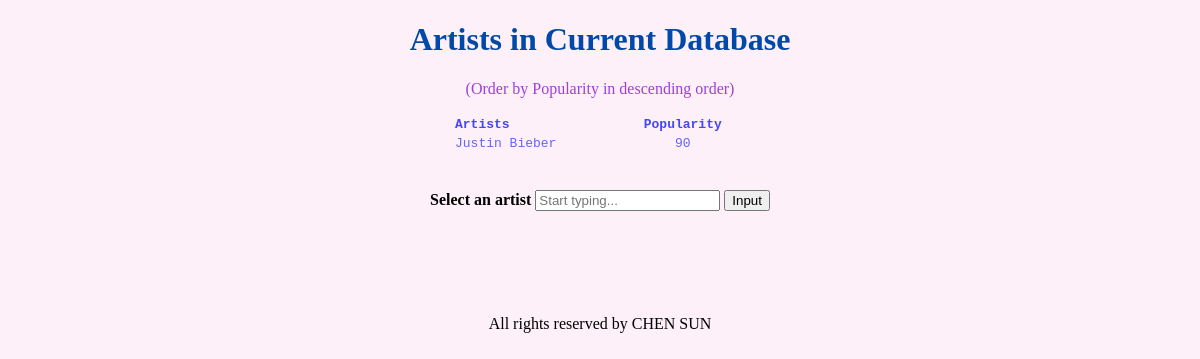
Before: / with the older database file.
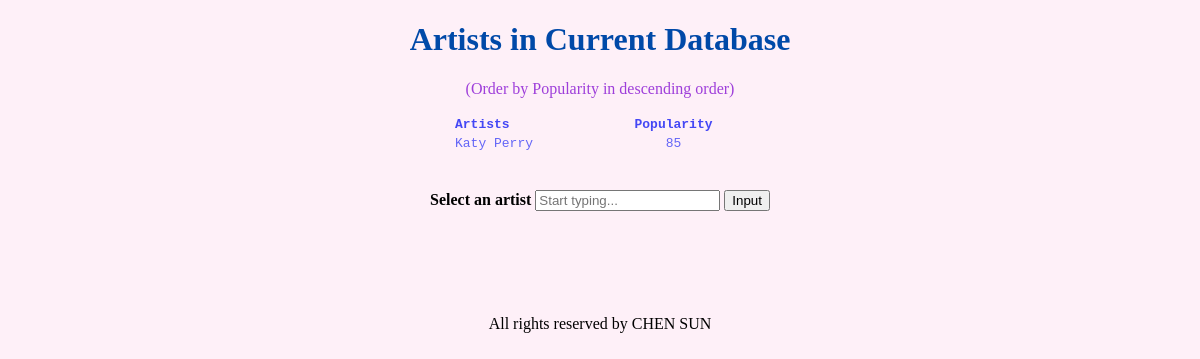
After: the same page with the newer database file.
### tables this page shows
CREATE TABLE 'Artists'(
                'Id' INTEGER PRIMARY KEY AUTOINCREMENT,
                'Name' TEXT,
                'Genre' TEXT,
                'Popularity' INTEGER
            );

### app/main/main.py (the view)
@main.route('/')
def home():
    artists = get_artists()
    return render_template('index.html', artists = artists)

### database_function.py (called while the page is built)
def get_artists():
    try:
        conn = sqlite3.connect(DB_NAME)
    except:
        sys.exit(1)
    cur = conn.cursor()
    statement = '''
        SELECT DISTINCT(Name), Popularity
        FROM Artists
        ORDER BY Popularity DESC
    '''
    cur.execute(statement)
    artists_list = cur.fetchall()
    conn.close()
    return artists_list

### app/templates/index.html (shortened to what this page needs)
<!DOCTYPE html>
<html>
    <head>
        <link rel="stylesheet" type="text/css" href="{{ url_for('static', filename='style.css') }}"/>
    </head>
    <body>
        <center>
        <div class="content">
            <label>
                <h1>Artists in Current Database</h1>
                <p style = "color: rgba(139, 28, 212, 0.836)"> (Order by Popularity in descending order) </p>
                {% if artists %}
                <table style="width:25%">
                    <tr>
                        <th align="left">Artists</th>
                        <th>Popularity</th>
                    </tr>
                    {% for i in artists %}
                    <tr>
                        <td>{{i[0]}}</td>
                        <td align="center">{{i[1]}}</td>
                    </tr>
                    {% endfor %}
                </table>
                {% endif %}
            </label>
            <br><br>
            <form action="/albums" method="GET">
                <label>
                    <b>Select an artist</b>
                    <input name="artist_name" type="text" placeholder="Start typing..." />
                </label>
                <button type="submit">Input</button>
            </form>
        </div>
        </center>
    </body>
    <center>
        <footer>
        <br><br><br><br>
        <p>All rights reserved by CHEN SUN</p>
        </footer>
    </center>
</html>

### app/static/style.css (style rules this page uses)
body { background-color: rgba(253, 186, 224, 0.21); }
h1 { color: rgb(0, 73, 168); font-family: fantasy; font-size: 44; }
td { color: rgb(99, 101, 247); font-family: monospace; align: "center"; }
th { color: rgb(68, 71, 245); font-family: monospace; }
table { style : "width:25%"; }

Changed rows visible on the page:
changed Artists: Name "Justin Bieber" → "Katy Perry"; Popularity "90" → "85"
